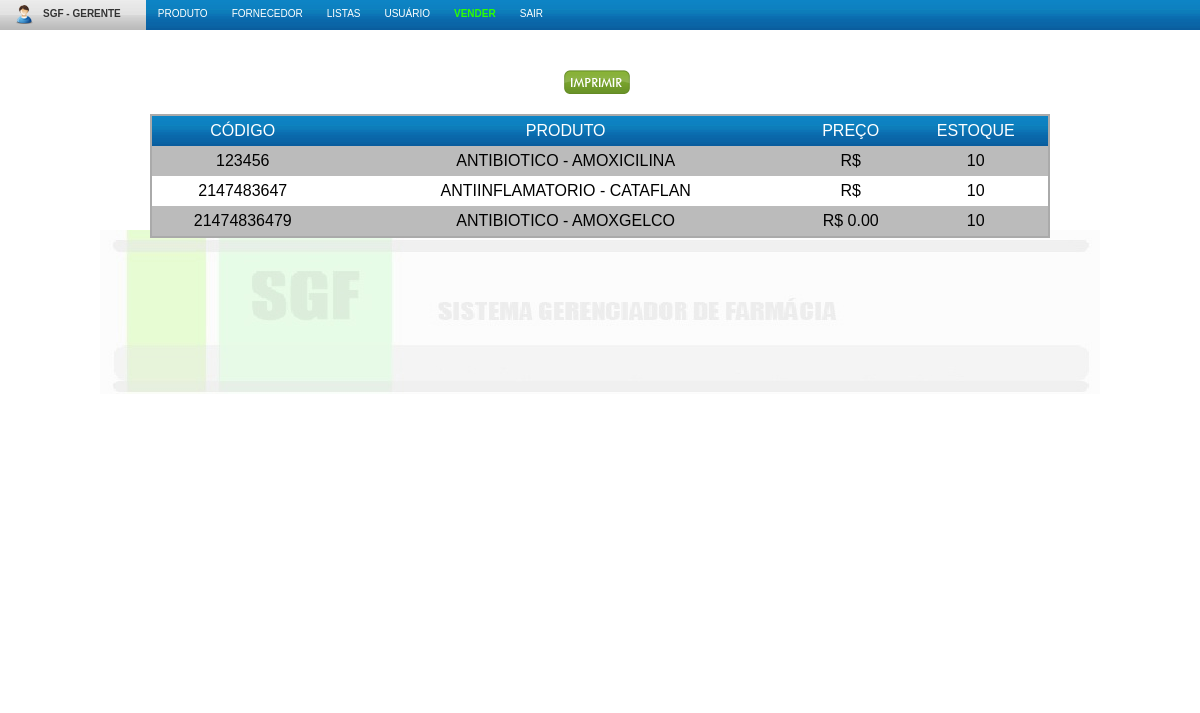
Page /main/estoque.php (signed in) on the earlier database version.
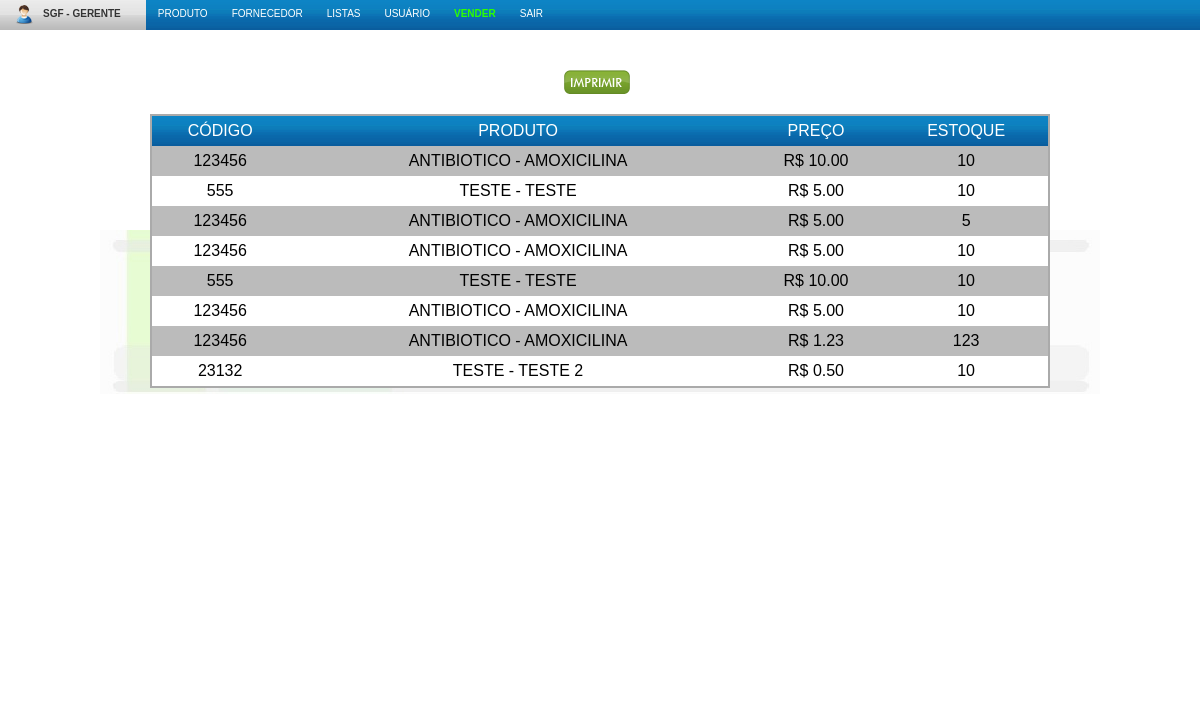
Same page on the later database version.
### tables this page shows
CREATE TABLE IF NOT EXISTS `entrada_produto` (
  `idEntrada` int(11) NOT NULL AUTO_INCREMENT,
  `idProduto` int(11) NOT NULL,
  `idFornecedor` int(11) DEFAULT NULL,
  `nf` varchar(100) NOT NULL,
  `dataNf` date NOT NULL,
  `quantidade` int(11) NOT NULL,
  `precoUnidade` decimal(8,2) NOT NULL,
  PRIMARY KEY (`idEntrada`)
);

CREATE TABLE IF NOT EXISTS `produto` (
  `idProduto` int(11) NOT NULL AUTO_INCREMENT,
  `tipo` varchar(100) NOT NULL,
  `marca` varchar(100) NOT NULL,
  `descricao` varchar(255) DEFAULT NULL,
  `codBarra` bigint(20) NOT NULL,
  `dataFab` date NOT NULL,
  `lote` varchar(100) NOT NULL,
  `dataVal` date NOT NULL,
  `dataCadastro` timestamp NOT NULL DEFAULT CURRENT_TIMESTAMP,
  PRIMARY KEY (`idProduto`)
);

### class/Produto.class.php (called while the page is built, shortened)
<?php
class Produto {
	public static function listarProdutosEstoque() {
		$query = "SELECT p.* , e.* FROM produto p
                    INNER JOIN entrada_produto e ON e.idProduto = p.idProduto";
		$res = mysql_query($query);
		return $res;
	}
}
?>

### function/Uppercase.func.php (called while the page is built)
<?php
function converteM($term, $tp) {
    if ($tp == 1) $palavra = strtr(strtoupper($term),"àáâãäåæçèéêëìíîïðñòóôõö÷øùüúþÿ","ÀÁÂÃÄÅÆÇÈÉÊËÌÍÎÏÐÑÒÓÔÕÖ×ØÙÜÚÞß");
    elseif ($tp == 0) $palavra = strtr(strtolower($term),"ÀÁÂÃÄÅÆÇÈÉÊËÌÍÎÏÐÑÒÓÔÕÖ×ØÙÜÚÞß","àáâãäåæçèéêëìíîïðñòóôõö÷øùüúþÿ");
    return $palavra;
}
?>

### main/estoque.php (the view, shortened to what this page needs)
<?php
include '../function/Uppercase.func.php';
include 'topo.php';
$produtos = Produto::listarProdutosEstoque();
?>
<input type="button" class="bt_imprimir" id="bt_imprimir" value="Imprimir Lista" />
<table cellpadding=0 cellspacing=0 class="tbl_estoque">
	<thead>
		<tr>
			<td>C&oacute;digo</td>
			<td>Produto</td>
			<td>Pre&ccedil;o</td>
			<td>Estoque</td>
		</tr>
	</thead>
	<tbody>
<?php
while($row = mysql_fetch_array($produtos)) {
	$table .= "<tr>";
	$table .= " <td>".$row['codBarra']."</td>";
    $table .= " <td>".converteM($row['tipo'],1)." - ".converteM($row['marca'],1)."</td>";
	$table .= " <td>R$ ".$row['precoUnidade']."</td>";
	$table .= " <td>".$row['quantidade']."</td>";
	$table .= "</tr>";
}
print $table;
?>
	</tbody>
</table>
<?php include 'rodape.php'; ?>

### main/topo.php (shortened to what this page needs)
<!DOCTYPE html>
<html>
    <head>
		<link href="../css/estilo.css" type="text/css" rel="stylesheet" media="all" />
		<link href="../css/autocomplete.css" type="text/css" rel="stylesheet" media="all" />
		<link href="../css/menu.css" type="text/css" rel="stylesheet" media="all" />
        <link rel="stylesheet" href="../js/calendario/css/redmond/jquery-ui-1.8.17.custom.css">
	</head>
        <body>
<?php include 'menu.php'; ?>
<div id="container">

### main/menu.php (shortened to what this page needs)
<div id="sup">
	<ul id="navmenu-h">
		<li>
                    <a href="home.php" class="sist">
                        <img src="../imagens/layout/aluno.png"/>SGF - <?php echo $_SESSION['usuario']['nome']?>
                    </a>
                </li>
		<?php
                    if( $_SESSION['usuario']['tipo'] == 1
                        or $_SESSION['usuario']['tipo'] == 2
                            or $_SESSION['usuario']['tipo'] == 3
                                or $_SESSION['usuario']['tipo'] == 4 ){
                ?>
		<li><a href="#" class="main">PRODUTO</a>
		</li>
                <?php
                    if( $_SESSION['usuario']['tipo'] == 1
                        or $_SESSION['usuario']['tipo'] == 2 ){
                            ?>
                <li><a href="cadFornecedor.php" class="main">FORNECEDOR</a>
		</li>
                <?php } ?>
		<li><a href="#" class="main">LISTAS</a>
		</li>
                <?php
                    if( $_SESSION['usuario']['tipo'] == 1 ){
                ?>
                <li><a href="cadUsuario.php" class="main">USU&Aacute;RIO</a></li>
                <?php } ?>
                <?php } ?>
                <?php
                    if( $_SESSION['usuario']['tipo'] == 2 or $_SESSION['usuario']['tipo'] == 1 ){
                ?>
                <li><a href="venda.php" class="main" style="color: #2dff00; font-weight:bold;">VENDER</a></li>
                <?php } ?>
		<li><a class="sair" href="../function/logout.php">SAIR</a></li>
	</ul>
</div>

### main/rodape.php
		</div>
	</body>
</html>

### css/estilo.css (style rules this page uses)
body { text-align:center; margin:0; font: normal 16px tahoma, Arial, Helvetica, sans-serif; text-transform: uppercase; }
a, a:hover, a:visited { text-decoration: none; color: #000; }
#container { border:0px solid red; background: url(../imagens/fundoOpaco.jpg) no-repeat; background-position: 0 200px; width:1000px; height:655px; margin:0 auto; overflow: auto; }
table { margin: 0 auto; }
.tbl_cadProduto ,.tbl_altProduto, .tbl_entradaProd, .tbl_venda, .tbl_listaProd, .tbl_estoque { margin-top: 50px; }
.tbl_listaProd, .tbl_estoque, .tbl_vendaD { border:2px solid #aaa; }
input { height: 25px; }
input, textarea, select { text-transform: uppercase; width:200px; }
.bt_imprimir { background: url('../imagens/layout/bt_imprimir.png') no-repeat; width: 66px; }
.bt_buscar, .bt_entrar, .bt_enviar, .bt_fechar, .bt_gerar, .bt_entrar, .bt_gravar, .bt_imprimir, .bt_iniciar, .bt_limpar, .bt_salvar, .bt_voltar, .bt_zerar { background-position:0px -24px; height: 24px; padding: 0; margin: 10px 6px 0 0; text-indent: -9999px; border: 0; cursor: pointer; }

### css/menu.css (style rules this page uses)
#sup { background: url('../imagens/layout/menu.png'); background-position:0px -90px; width: auto; height: 30px; margin: 0px 0px 0px 0px; padding: 0; border: 0; list-style: none; text-align: left; display: block; }
* { margin: 0; padding: 0; font-size: 100%; }
ul#navmenu-h { position: relative; margin: 0; padding: 0; border: 0; list-style: none; z-index: 7; }
ul#navmenu-h li { position: relative; float: left; display: inline; }
ul#navmenu-h a, ul#navmenu-h a.sist, ul#navmenu-h a.main , ul#navmenu-h a.sair, ul#navmenu-h li:hover li a, ul#navmenu-h li.iehover li a, ul#navmenu-h li:hover li:hover li a, ul#navmenu-h li.iehover li.iehover li a, ul#navmenu-h li:hover li:hover li:hover li a, ul#navmenu-h li.iehover li.iehover li.iehover li a { background: url('../imagens/layout/menu.png'); background-position:0px -60px; }
ul#navmenu-h a { color: #FFF; height: 30px; line-height: 30px; font: normal 10px tahoma, Arial, Helvetica, sans-serif; text-decoration: none; text-transform: uppercase; padding: 0px 12px; border: 0; float: left; display: block; }
ul#navmenu-h a, ul#navmenu-h li a, ul#navmenu-h li.iehover a { background: url('../imagens/layout/menu.png'); background-position:0px 0px; }
ul#navmenu-h li a { line-height: 28px; vertical-align: middle; }
ul#navmenu-h a.main, ul#navmenu-h a.sair, ul#navmenu-h a.sist { background: url('../imagens/layout/menu.png'); }
ul#navmenu-h a.main { background-position:0px -90px; }
ul#navmenu-h a.sair { background-position:0px -90px; }
ul#navmenu-h a.sist { background-position:0px -240px; color: #333; font-weight: bold; padding: 0px 25px 0px 15px; }
ul#navmenu-h li a.sist img { width: 20px; height: 20px; margin: 4px 8px 0px 0px; padding: 0; border: 0; float: left; }

### main/estoque.php (style rules this page uses)
#container { height: auto !important; }
.tbl_estoque { display:block; }
.tbl_estoque tr td { border: 1px solid #000; }
.tbl_estoque thead { color: #000 !important; font-weight: bold !important; }
table { border: 0; width: 900px; }
table tr td { height: 30px; }
#bt_imprimir { margin-top: 40px !important; }
.tbl_estoque { margin-top: 20px !important; }

Differences in the rows shown:
changed entrada_produto (number 1 of 8 on the later page): precoUnidade (not shown) → "10.00"
changed entrada_produto (number 2 of 8 on the later page): idProduto.codBarra "2147483647" → "555"; idProduto.tipo "ANTIINFLAMATORIO" → "TESTE"; idProduto.marca "CATAFLAN" → "TESTE"; precoUnidade (not shown) → "5.00"
changed entrada_produto (number 3 of 8 on the later page): idProduto.codBarra "21474836479" → "123456"; idProduto.marca "AMOXGELCO" → "AMOXICILINA"; precoUnidade "0.00" → "5.00"; quantidade "10" → "5"
added entrada_produto: idProduto.codBarra "123456", idProduto.tipo "ANTIBIOTICO", idProduto.marca "AMOXICILINA", precoUnidade "5.00", quantidade "10"
added entrada_produto: idProduto.codBarra "555", idProduto.tipo "TESTE", idProduto.marca "TESTE", precoUnidade "10.00", quantidade "10"
added entrada_produto: idProduto.codBarra "123456", idProduto.tipo "ANTIBIOTICO", idProduto.marca "AMOXICILINA", precoUnidade "5.00", quantidade "10"
added entrada_produto: idProduto.codBarra "123456", idProduto.tipo "ANTIBIOTICO", idProduto.marca "AMOXICILINA", precoUnidade "1.23", quantidade "123"
added entrada_produto: idProduto.codBarra "23132", idProduto.tipo "TESTE", idProduto.marca "TESTE 2", precoUnidade "0.50", quantidade "10"
